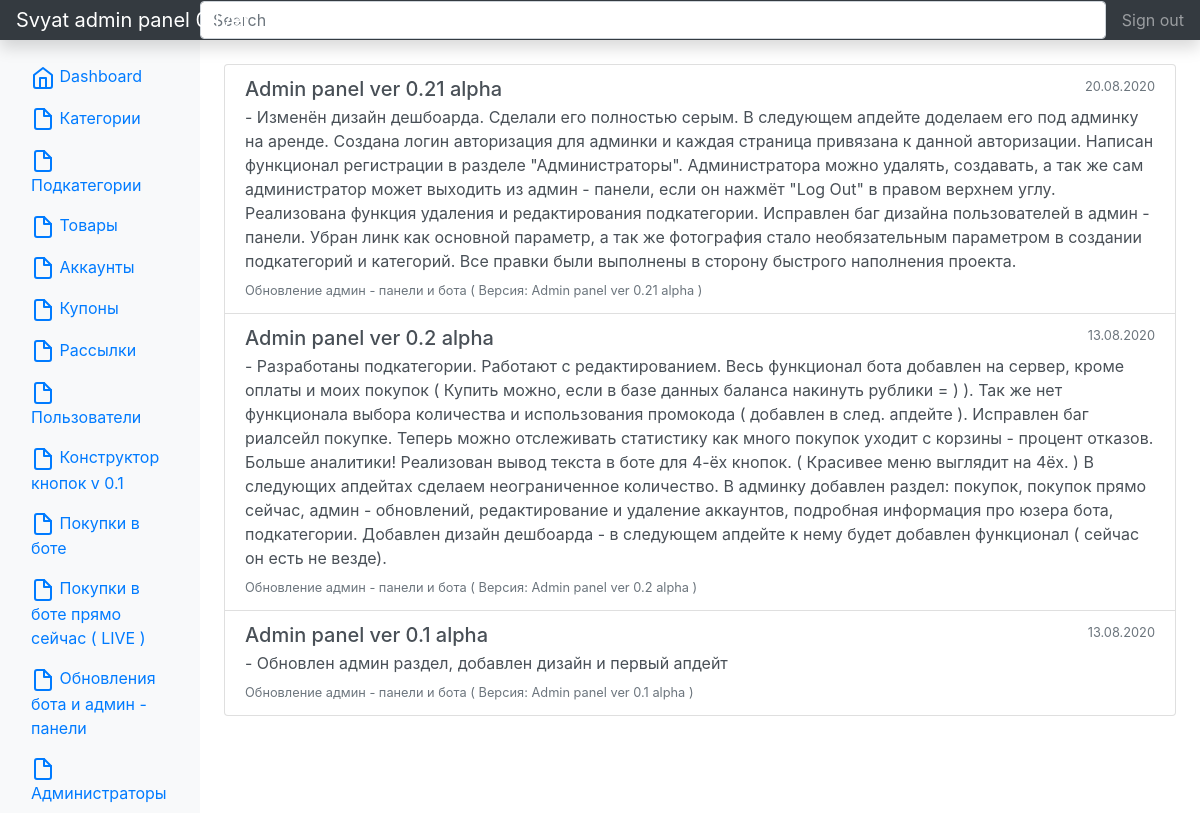
Screenshot of /admin/updates (signed in) with the database file from the repository.
### app.py (models this page shows)
class AdminUpdate(db.Model):
    id = db.Column(db.Integer, primary_key=True)
    text = db.Column(db.Text, nullable=False)
    title = db.Column(db.String(100), nullable=False)
    date = db.Column(db.String(100), nullable=False)

### app.py (the view)
@app.route("/admin/updates")
@login_required
def adminUpdates():
    updates = AdminUpdate.query.all()
    updates.reverse()
    return render_template("updates.html", updates=updates)

### app.py (called while the page is built)
@manager.user_loader
def load_user(user_id):
    return AdminUser.query.get(user_id)

@app.after_request
def redirect_to_signin(response):
    if response.status_code == 401:
        return redirect(url_for('login_page'))
    return response

### templates/updates.html (shortened to what this page needs)
{% extends 'base.html' %}
{% block body %}
<br>
<div class="list-group">
	  	{% for el in updates %}
  <a href="#" class="list-group-item list-group-item-action">
    <div class="d-flex w-100 justify-content-between">
      <h5 class="mb-1">{{ el.title }}</h5>
      <small class="text-muted">{{ el.date }}</small>
    </div>
    <p class="mb-1">{{ el. text }}</p>
    <small class="text-muted">Обновление админ - панели и бота ( Версия: {{ el.title }} )</small>
  </a>
  	{% endfor %}
</div>
{% endblock %}

### rows the page displays
AdminUpdate: title "Admin panel ver 0.21 alpha", date "20.08.2020", text "- Изменён дизайн дешбоарда. Сделали его полностью серым. В следующем апдейте доделаем его под админку на аренде. Создана логин авторизация для админки и каждая страница привязана к данной авторизации. Написан функционал регистрации в разделе \"Администраторы\". Администратора можно удалять, создавать, а так же сам администратор может выходить из админ - панели, если он нажмёт \"Log Out\" в правом верхнем углу. Реализована функция удаления и редактирования подкатегории. Исправлен баг дизайна пользователей в админ - панели. Убран линк как основной параметр, а так же фотография стало необязательным параметром в создании подкатегорий и категорий. Все правки были выполнены в сторону быстрого…"
AdminUpdate: title "Admin panel ver 0.2 alpha", date "13.08.2020", text "- Разработаны подкатегории. Работают с редактированием. Весь функционал бота добавлен на сервер, кроме оплаты и моих покупок ( Купить можно, если в базе данных баланса накинуть рублики = ) ). Так же нет функционала выбора количества и использования промокода ( добавлен в след. апдейте ). Исправлен баг риалсейл покупке. Теперь можно отслеживать статистику как много покупок уходит с корзины - процент отказов. Больше аналитики! Реализован вывод текста в боте для 4-ёх кнопок. ( Красивее меню выглядит на 4ёх. ) В следующих апдейтах сделаем неограниченное количество. В админку добавлен раздел: покупок, покупок прямо сейчас, админ - обновлений, редактирование и удаление аккаунтов, подробная…"
AdminUpdate: title "Admin panel ver 0.1 alpha", date "13.08.2020", text "- Обновлен админ раздел, добавлен дизайн и первый апдейт"
